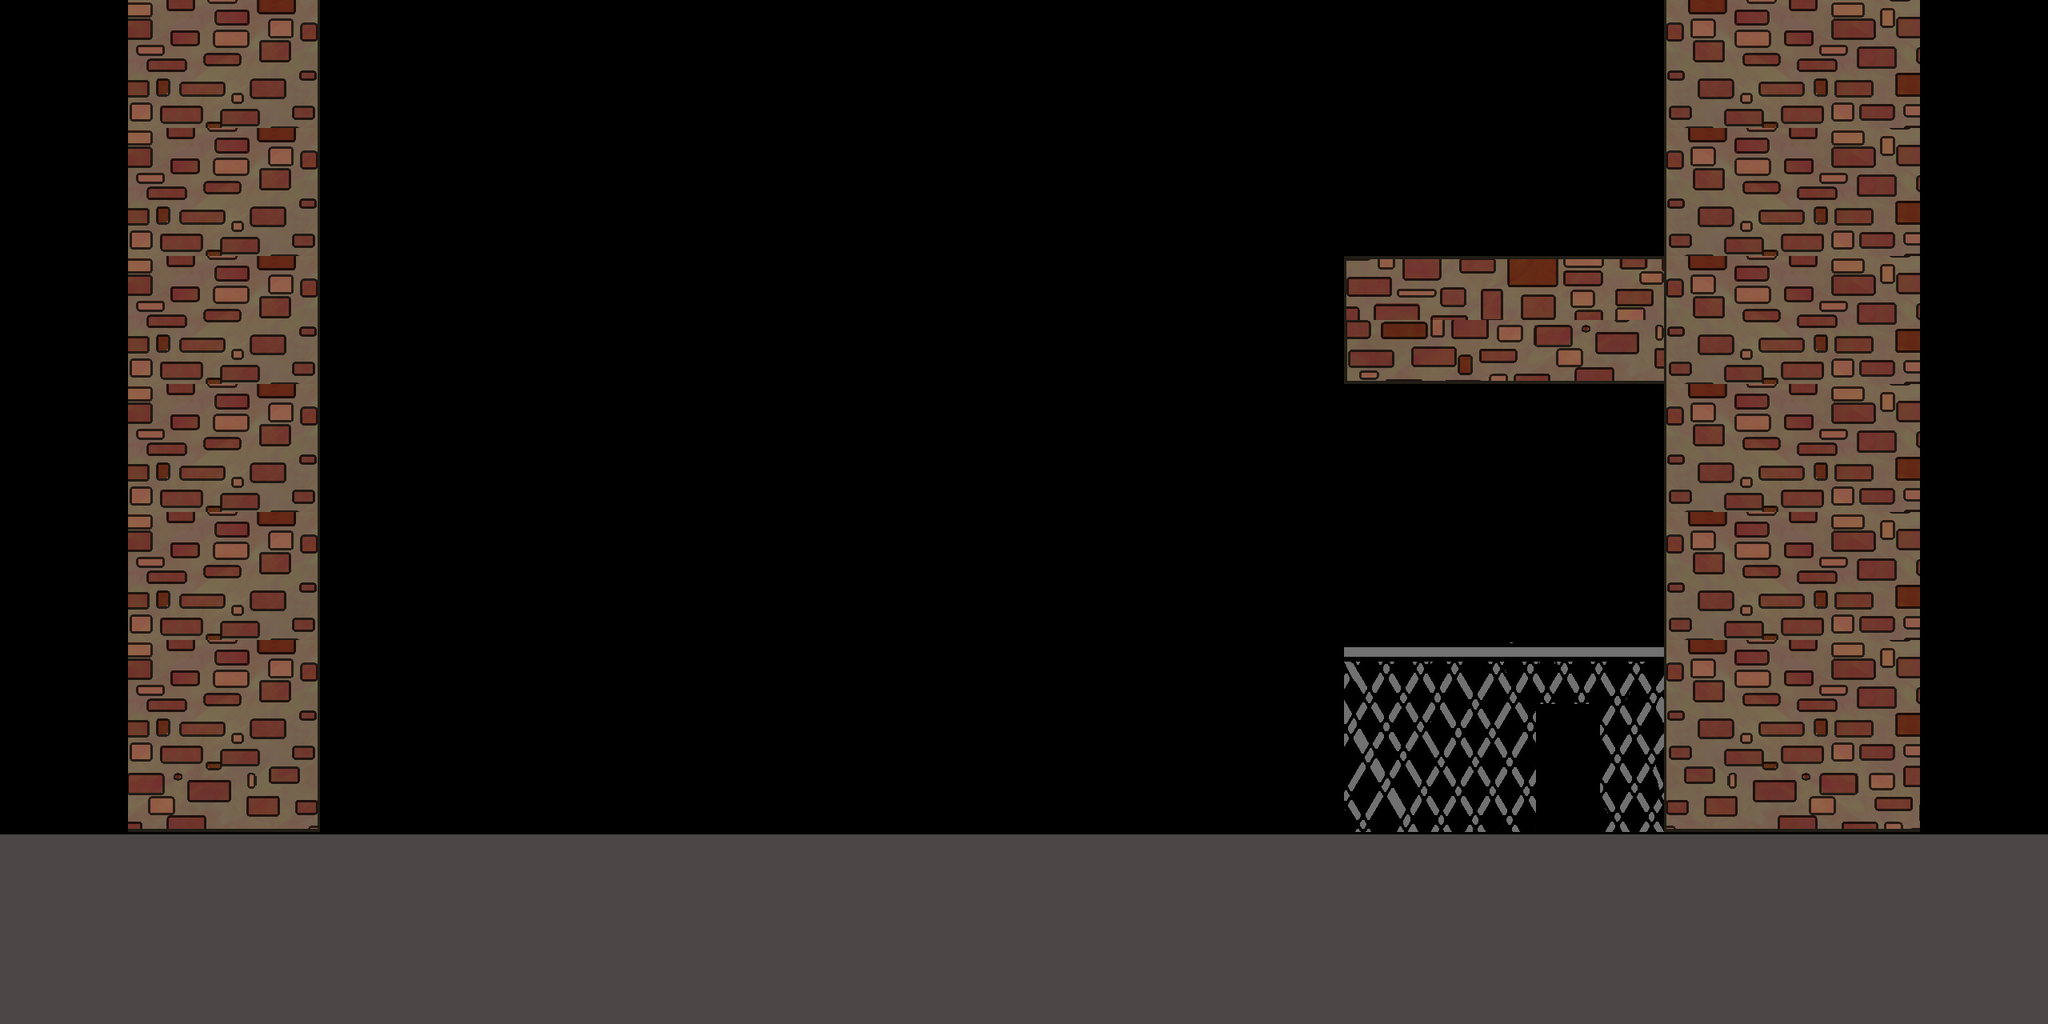

Below is a game level as drawn by its tile map, then a one-line description and the .tmx file that defines it, in full:
An orthogonal 32x16 tile map with 80x80 px tiles, 1 tile layer (Tile Layer 1).

<map version="1.10" tiledversion="1.11.0" orientation="orthogonal" renderorder="right-down" width="32" height="16" tilewidth="80" tileheight="80" infinite="0" nextlayerid="2" nextobjectid="1">
 <tileset firstgid="1" source="mainTileset.tsx" />
 <layer id="1" name="Tile Layer 1" width="32" height="16">
  <data encoding="csv">
0,0,30,31,32,0,0,0,0,0,0,0,0,0,0,0,0,0,0,0,0,0,0,0,0,0,34,35,36,37,0,0,
0,0,50,51,52,0,0,0,0,0,0,0,0,0,0,0,0,0,0,0,0,0,0,0,0,0,54,55,56,57,0,0,
0,0,30,31,32,0,0,0,0,0,0,0,0,0,0,0,0,0,0,0,0,0,0,0,0,0,34,35,36,37,0,0,
0,0,50,51,52,0,0,0,0,0,0,0,0,0,0,0,0,0,0,0,0,0,0,0,0,0,54,55,56,57,0,0,
0,0,30,31,32,0,0,0,0,0,0,0,0,0,0,0,0,0,0,0,0,7,8,9,10,11,34,35,36,37,0,0,
0,0,50,51,52,0,0,0,0,0,0,0,0,0,0,0,0,0,0,0,0,67,68,69,70,71,54,55,56,57,0,0,
0,0,30,31,32,0,0,0,0,0,0,0,0,0,0,0,0,0,0,0,0,0,0,0,0,0,34,35,36,37,0,0,
0,0,50,51,52,0,0,0,0,0,0,0,0,0,0,0,0,0,0,0,0,0,0,0,0,0,54,55,56,57,0,0,
0,0,30,31,32,0,0,0,0,0,0,0,0,0,0,0,0,0,0,0,0,0,0,0,0,0,34,35,36,37,0,0,
0,0,50,51,52,0,0,0,0,0,0,0,0,0,0,0,0,0,0,0,0,0,0,0,0,0,54,55,56,57,0,0,
0,0,30,31,32,0,0,0,0,0,0,0,0,0,0,0,0,0,0,0,0,1,2,3,4,5,34,35,36,37,0,0,
0,0,50,51,52,0,0,0,0,0,0,0,0,0,0,0,0,0,0,0,0,21,22,23,0,25,54,55,56,57,0,0,
0,0,70,71,72,0,0,0,0,0,0,0,0,0,0,0,0,0,0,0,0,41,42,43,0,45,74,75,76,77,0,0,
116,116,116,116,116,116,116,116,116,116,116,116,116,116,116,116,116,116,116,116,116,116,116,116,116,116,116,116,116,116,116,116,
118,118,118,118,118,118,118,118,118,118,118,118,118,118,118,118,118,118,118,118,118,118,118,118,118,118,118,118,118,118,118,118,
118,118,118,118,118,118,118,118,118,118,118,118,118,118,118,118,118,118,118,118,118,118,118,118,118,118,118,118,118,118,118,118
</data>
 </layer>
</map>
